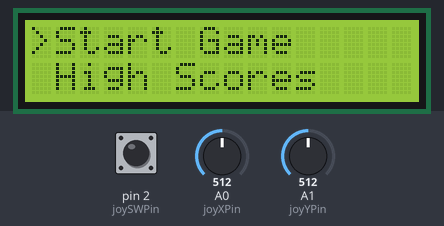
This sketch was run on a simulated Arduino Uno, built with avr-gcc and run on an emulated ATmega328P. Shown: 16×2 character LCD. The inputs (shaded band) are chosen by the test bench; at power-on: A0 (joyXPin) = 512, pin 2 (joySWPin) HIGH, A1 (joyYPin) = 512. What the sketch prints to the serial monitor is not drawn.

Above: at 1.2 s.
1.3 s: A0 (joyXPin) set to 412
2.8 s: A0 (joyXPin) set to 383
At 3.5 s:
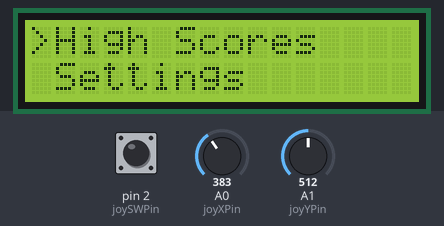
4.3 s: pin 2 (joySWPin) pulled LOW for 0.15 s
At 4.9 s:
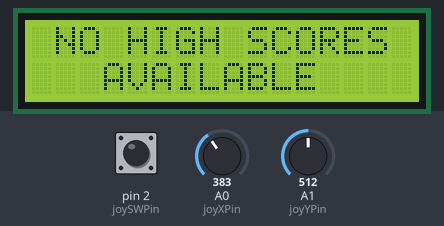
5.9 s: pin 2 (joySWPin) pulled LOW for 1 s
At 7.2 s:
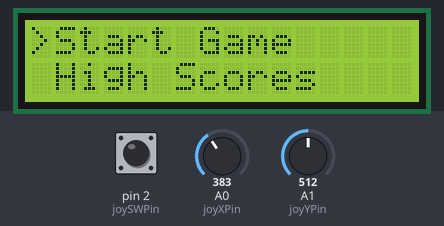
8.4 s: pin 2 (joySWPin) pulled LOW for 3.2 s
At 9.3 s:
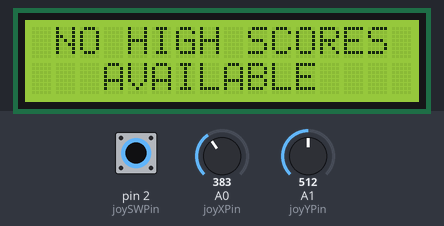
Timing chart, 0 to 10.7 s (numbered marks = the images above; inputs shaded):
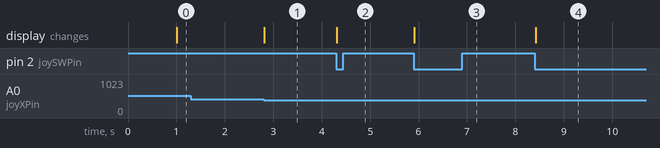

Measured:
- the behaviour switches between 400 and 399 on A0 (joyXPin) (found by bisection; images 0 and 1)
- after the input at 2.8 s, the display: changes at once (image 1)
- after the input at 4.3 s, the display: changes at once (image 2)
- after the input at 5.9 s, the display: changes at once (image 3)
- after the input at 8.4 s, the display: changes at once (image 4)

The sketch:

_5.ino
```cpp
#include <LiquidCrystal.h>
#include <EEPROM.h>
#define MAIN_MENU_SIZE 5
#define HIGHSCORE_MENU_SIZE 5

const int joyXPin = A0;
const int joyYPin = A1;
const int joySWPin = 2;
const int joyLeftThreshold = 400;
const int joyRightThreshold = 600;
const int joyDownThreshold = 400;
const int joyUpThreshold = 600;
bool joyIsNeutral = true;
byte lastSwState = LOW;

const byte rs = 9;
const byte en = 8;
const byte d4 = 7;
const byte d5 = 6;
const byte d6 = 5;
const byte d7 = 4;

const byte lcdContrastPin = 3;

LiquidCrystal lcd(rs, en, d4, d5, d6, d7);

enum menuTypes {
  MAIN,
  HIGH_SCORES,
  SETTINGS,
  ABOUT,
  HOW_TO_PLAY
};
menuTypes currentMenu = MAIN;
bool accesedSubMenu = false;

String mainMenuItems[MAIN_MENU_SIZE] = {" Start Game", " High Scores ", " Settings", " About", " How to play"};
String highScoresMenuItems[HIGHSCORE_MENU_SIZE];
int cursorPosition = 0;
char cursor = '>';


byte lcdContrast;

void setup() {
  Serial.begin(9600);
  pinMode(lcdContrastPin, OUTPUT);
  pinMode (joySWPin, INPUT_PULLUP);
  lcd.begin(16, 2);
  lcdContrast = EEPROM.read(0);
  analogWrite(lcdContrastPin, lcdContrast);
}

void loop() {
  Serial.print(cursorPosition);
  Serial.print(",");
  Serial.print(currentMenu);
  Serial.println();
  if(millis() < 1000){
    lcd.print(" THE COOL GAME ");
    lcd.setCursor(0, 1);
    lcd.print(" welcome player ");
  }else {
    if(millis() < 1200) {
      moveMainMenu(cursorPosition);
    }
    else {
        readAxisAndButton(currentMenu, MAIN_MENU_SIZE);
    }
  }
}

void readAxisAndButton(enum menuTypes menuType, int currentMenuSize){
  byte swState = digitalRead(joySWPin);
  Serial.print(swState);
  Serial.println();
  int joyX = analogRead(joyXPin);
  int joyY = analogRead(joyYPin);
  if(joyX < joyDownThreshold && joyIsNeutral && cursorPosition < currentMenuSize - 1){
    joyIsNeutral = false;
    cursorPosition ++;
    switch (menuType){
      case MAIN:
        if(cursorPosition != currentMenuSize - 1){
          moveMainMenu(cursorPosition);
        } else {
            for(int i=0; i<currentMenuSize; i++){
              mainMenuItems[i].setCharAt(0,' ');
            }
            lcd.clear();
            mainMenuItems[cursorPosition].setCharAt(0,cursor);
            lcd.print(mainMenuItems[cursorPosition-1]);
            lcd.setCursor(0, 1);
            lcd.print(mainMenuItems[cursorPosition]);
          }
        break;
      case HIGH_SCORES:
        if(highScoresMenuItems[0].length() == 0){
          lcd.clear();
          lcd.print(" NO HIGH SCORES ");
          lcd.setCursor(0, 1);
          lcd.print("   AVAILABLE   ");
        }
        break;
    }
  }

  if(joyX > joyUpThreshold && joyIsNeutral && cursorPosition > 0){
    joyIsNeutral = false;
    cursorPosition --;
    switch (menuType){
      case MAIN:
          moveMainMenu(cursorPosition);
          break;
      case HIGH_SCORES:
          if(highScoresMenuItems[0].length() == 0){
            lcd.clear();
            lcd.print(" NO HIGH SCORES ");
            lcd.setCursor(0, 1);
            lcd.print("   AVAILABLE   ");
          }
          break;
    }
  }

  if(joyY < joyLeftThreshold && joyIsNeutral){
    joyIsNeutral = false;
  }

  if(joyY > joyRightThreshold && joyIsNeutral){
    joyIsNeutral = false;
  }

  if(joyDownThreshold <= joyX && joyX <= joyUpThreshold && joyLeftThreshold <= joyY && joyY <= joyRightThreshold){
   joyIsNeutral = true;
  }

  if(swState != lastSwState){
    if(swState == LOW){
      if(accesedSubMenu == false){
        switch(cursorPosition){
          case 1:
            accesedSubMenu = true;
            currentMenu = HIGH_SCORES;
            if(highScoresMenuItems[0].length() == 0){
            lcd.clear();
            lcd.print(" NO HIGH SCORES ");
            lcd.setCursor(0, 1);
            lcd.print("   AVAILABLE   ");
          }
        }
      } else {
          accesedSubMenu = false;
          currentMenu = MAIN;
          moveMainMenu(0);
      }
    }
    lastSwState = swState;
  }
}

void moveMainMenu(int position){
  for(int i=0; i<MAIN_MENU_SIZE; i++){
    mainMenuItems[i].setCharAt(0,' ');
  }
  lcd.clear();
  mainMenuItems[position].setCharAt(0,cursor);
  lcd.print(mainMenuItems[position]);
  lcd.setCursor(0, 1);
  lcd.print(mainMenuItems[position+1]);
}
```
